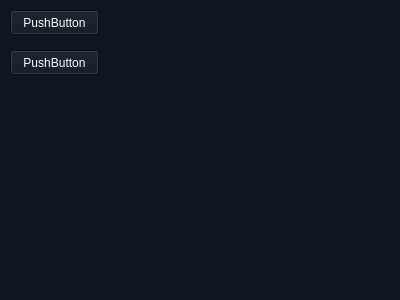
<?xml version="1.0" encoding="UTF-8"?>
<ui version="4.0">
 <class>Form</class>
 <widget class="QWidget" name="Form">
  <property name="geometry">
   <rect>
    <x>0</x>
    <y>0</y>
    <width>400</width>
    <height>300</height>
   </rect>
  </property>
  <property name="windowTitle">
   <string>Form</string>
  </property>
  <property name="styleSheet">
   <string notr="true">background:#0E1621;
color:#FDFDFB;</string>
  </property>
  <widget class="QPushButton" name="pushButton">
   <property name="geometry">
    <rect>
     <x>10</x>
     <y>10</y>
     <width>89</width>
     <height>25</height>
    </rect>
   </property>
   <property name="text">
    <string>PushButton</string>
   </property>
  </widget>
  <widget class="QPushButton" name="pushButton_2">
   <property name="geometry">
    <rect>
     <x>10</x>
     <y>50</y>
     <width>89</width>
     <height>25</height>
    </rect>
   </property>
   <property name="text">
    <string>PushButton</string>
   </property>
  </widget>
 </widget>
 <resources/>
 <connections/>
</ui>
